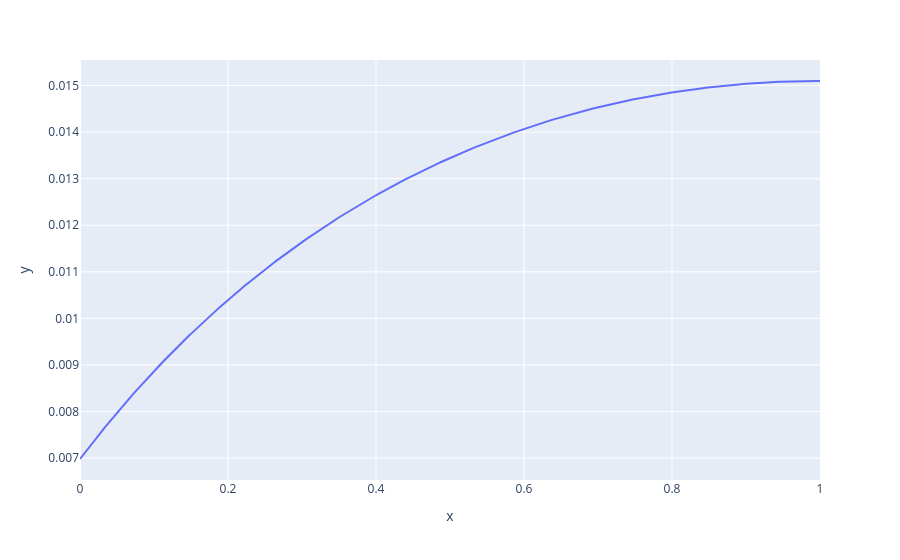

Notebook code cell kept with this figure:
### Markdown cell above
## Погрешность

### Code cell
figure = px.line(x=x_points, y=np.abs(y_i - S_i), markers=False)
figure.update_layout(yaxis=dict(exponentformat="power"))
figure.show()

### Figure 1 — Plotly figure (JSON) as saved in the notebook; plotly's stock layout.template omitted (floating-point values rounded to 4 significant figures; data arrays with more than 128 entries replaced by an {"elided": "..."} marker saying what was removed)
{"data": [{"hovertemplate": "x=%{x}<br>y=%{y}<extra></extra>", "legendgroup": "", "line": {"color": "#636efa", "dash": "solid"}, "marker": {"symbol": "circle"}, "mode": "lines", "name": "", "orientation": "v", "showlegend": false, "type": "scatter", "x": {"elided": "1000 float values"}, "xaxis": "x", "y": {"elided": "1000 float values"}, "yaxis": "y"}], "layout": {"legend": {"tracegroupgap": 0}, "margin": {"t": 60}, "xaxis": {"anchor": "y", "domain": [0, 1], "title": {"text": "x"}}, "yaxis": {"anchor": "x", "domain": [0, 1], "exponentformat": "power", "title": {"text": "y"}}}}
